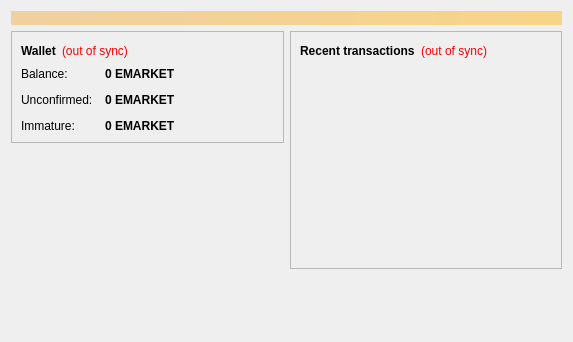
<?xml version="1.0" encoding="UTF-8"?>
<ui version="4.0">
 <class>OverviewPage</class>
 <widget class="QWidget" name="OverviewPage">
  <property name="geometry">
   <rect>
    <x>0</x>
    <y>0</y>
    <width>573</width>
    <height>342</height>
   </rect>
  </property>
  <property name="windowTitle">
   <string>Form</string>
  </property>
  <layout class="QVBoxLayout" name="topLayout">
   <item>
    <widget class="QLabel" name="labelAlerts">
     <property name="visible">
      <bool>false</bool>
     </property>
     <property name="styleSheet">
      <string notr="true">background-color: qlineargradient(x1: 0, y1: 0, x2: 1, y2: 0, stop:0 #F0D0A0, stop:1 #F8D488); color:#000000;</string>
     </property>
     <property name="wordWrap">
      <bool>true</bool>
     </property>
     <property name="margin">
      <number>3</number>
     </property>
    </widget>
   </item>
   <item>
    <layout class="QHBoxLayout" name="horizontalLayout" stretch="1,1">
     <item>
      <layout class="QVBoxLayout" name="verticalLayout_2">
       <item>
        <widget class="QFrame" name="frame">
         <property name="frameShape">
          <enum>QFrame::StyledPanel</enum>
         </property>
         <property name="frameShadow">
          <enum>QFrame::Raised</enum>
         </property>
         <layout class="QVBoxLayout" name="verticalLayout_4">
          <item>
           <layout class="QHBoxLayout" name="horizontalLayout_4">
            <item>
             <widget class="QLabel" name="label_5">
              <property name="font">
               <font>
                <weight>75</weight>
                <bold>true</bold>
               </font>
              </property>
              <property name="text">
               <string>Wallet</string>
              </property>
             </widget>
            </item>
            <item>
             <widget class="QLabel" name="labelWalletStatus">
              <property name="toolTip">
               <string>The displayed information may be out of date. Your wallet automatically synchronizes with the EMARKET network after a connection is established, but this process has not completed yet.</string>
              </property>
              <property name="styleSheet">
               <string notr="true">QLabel { color: red; }</string>
              </property>
              <property name="text">
               <string notr="true">(out of sync)</string>
              </property>
              <property name="alignment">
               <set>Qt::AlignLeading|Qt::AlignLeft|Qt::AlignVCenter</set>
              </property>
             </widget>
            </item>
            <item>
             <spacer name="horizontalSpacer_2">
              <property name="orientation">
               <enum>Qt::Horizontal</enum>
              </property>
              <property name="sizeHint" stdset="0">
               <size>
                <width>40</width>
                <height>20</height>
               </size>
              </property>
             </spacer>
            </item>
           </layout>
          </item>
          <item>
           <layout class="QFormLayout" name="formLayout_2">
            <property name="fieldGrowthPolicy">
             <enum>QFormLayout::AllNonFixedFieldsGrow</enum>
            </property>
            <property name="horizontalSpacing">
             <number>12</number>
            </property>
            <property name="verticalSpacing">
             <number>12</number>
            </property>
            <item row="0" column="0">
             <widget class="QLabel" name="label">
              <property name="text">
               <string>Balance:</string>
              </property>
             </widget>
            </item>
            <item row="0" column="1">
             <widget class="QLabel" name="labelBalance">
              <property name="font">
               <font>
                <weight>75</weight>
                <bold>true</bold>
               </font>
              </property>
              <property name="cursor">
               <cursorShape>IBeamCursor</cursorShape>
              </property>
              <property name="toolTip">
               <string>Your current balance</string>
              </property>
              <property name="text">
               <string notr="true">0 EMARKET</string>
              </property>
              <property name="textInteractionFlags">
               <set>Qt::LinksAccessibleByMouse|Qt::TextSelectableByKeyboard|Qt::TextSelectableByMouse</set>
              </property>
             </widget>
            </item>
            <item row="1" column="0">
             <widget class="QLabel" name="label_3">
              <property name="text">
               <string>Unconfirmed:</string>
              </property>
             </widget>
            </item>
            <item row="1" column="1">
             <widget class="QLabel" name="labelUnconfirmed">
              <property name="font">
               <font>
                <weight>75</weight>
                <bold>true</bold>
               </font>
              </property>
              <property name="cursor">
               <cursorShape>IBeamCursor</cursorShape>
              </property>
              <property name="toolTip">
               <string>Total of transactions that have yet to be confirmed, and do not yet count toward the current balance</string>
              </property>
              <property name="text">
               <string notr="true">0 EMARKET</string>
              </property>
              <property name="textInteractionFlags">
               <set>Qt::LinksAccessibleByMouse|Qt::TextSelectableByKeyboard|Qt::TextSelectableByMouse</set>
              </property>
             </widget>
            </item>
            <item row="2" column="0">
             <widget class="QLabel" name="labelImmatureText">
              <property name="text">
               <string>Immature:</string>
              </property>
             </widget>
            </item>
            <item row="2" column="1">
             <widget class="QLabel" name="labelImmature">
              <property name="font">
               <font>
                <weight>75</weight>
                <bold>true</bold>
               </font>
              </property>
              <property name="toolTip">
               <string>Mined balance that has not yet matured</string>
              </property>
              <property name="text">
               <string notr="true">0 EMARKET</string>
              </property>
              <property name="textInteractionFlags">
               <set>Qt::LinksAccessibleByMouse|Qt::TextSelectableByKeyboard|Qt::TextSelectableByMouse</set>
              </property>
             </widget>
            </item>
           </layout>
          </item>
         </layout>
        </widget>
       </item>
       <item>
        <spacer name="verticalSpacer">
         <property name="orientation">
          <enum>Qt::Vertical</enum>
         </property>
         <property name="sizeHint" stdset="0">
          <size>
           <width>20</width>
           <height>40</height>
          </size>
         </property>
        </spacer>
       </item>
      </layout>
     </item>
     <item>
      <layout class="QVBoxLayout" name="verticalLayout_3">
       <item>
        <widget class="QFrame" name="frame_2">
         <property name="frameShape">
          <enum>QFrame::StyledPanel</enum>
         </property>
         <property name="frameShadow">
          <enum>QFrame::Raised</enum>
         </property>
         <layout class="QVBoxLayout" name="verticalLayout">
          <item>
           <layout class="QHBoxLayout" name="horizontalLayout_2">
            <item>
             <widget class="QLabel" name="label_4">
              <property name="text">
               <string>&lt;b&gt;Recent transactions&lt;/b&gt;</string>
              </property>
             </widget>
            </item>
            <item>
             <widget class="QLabel" name="labelTransactionsStatus">
              <property name="toolTip">
               <string>The displayed information may be out of date. Your wallet automatically synchronizes with the EMARKET network after a connection is established, but this process has not completed yet.</string>
              </property>
              <property name="styleSheet">
               <string notr="true">QLabel { color: red; }</string>
              </property>
              <property name="text">
               <string notr="true">(out of sync)</string>
              </property>
              <property name="alignment">
               <set>Qt::AlignRight|Qt::AlignTrailing|Qt::AlignVCenter</set>
              </property>
             </widget>
            </item>
            <item>
             <spacer name="horizontalSpacer">
              <property name="orientation">
               <enum>Qt::Horizontal</enum>
              </property>
              <property name="sizeHint" stdset="0">
               <size>
                <width>40</width>
                <height>20</height>
               </size>
              </property>
             </spacer>
            </item>
           </layout>
          </item>
          <item>
           <widget class="QListView" name="listTransactions">
            <property name="styleSheet">
             <string notr="true">QListView { background: transparent; }</string>
            </property>
            <property name="frameShape">
             <enum>QFrame::NoFrame</enum>
            </property>
            <property name="verticalScrollBarPolicy">
             <enum>Qt::ScrollBarAlwaysOff</enum>
            </property>
            <property name="horizontalScrollBarPolicy">
             <enum>Qt::ScrollBarAlwaysOff</enum>
            </property>
            <property name="selectionMode">
             <enum>QAbstractItemView::NoSelection</enum>
            </property>
           </widget>
          </item>
         </layout>
        </widget>
       </item>
       <item>
        <spacer name="verticalSpacer_2">
         <property name="orientation">
          <enum>Qt::Vertical</enum>
         </property>
         <property name="sizeHint" stdset="0">
          <size>
           <width>20</width>
           <height>40</height>
          </size>
         </property>
        </spacer>
       </item>
      </layout>
     </item>
    </layout>
   </item>
  </layout>
 </widget>
 <resources/>
 <connections/>
</ui>
